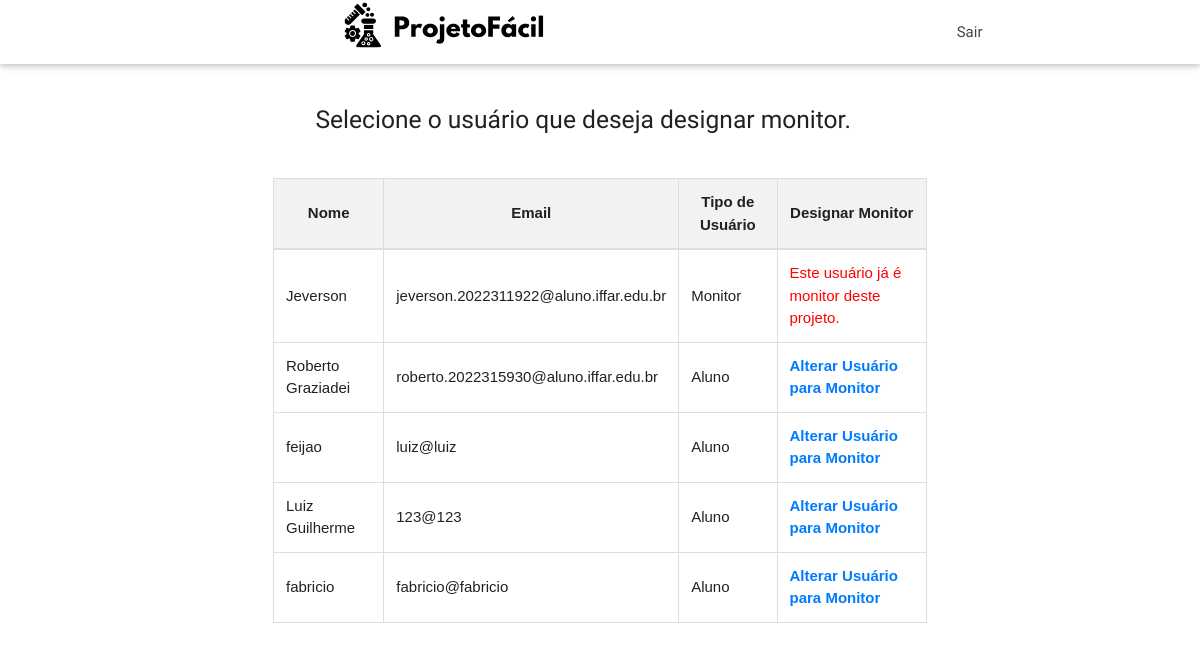
The app's page /Crud/crud_usuario/designar.php with its own data.
### tables this page shows
CREATE TABLE IF NOT EXISTS `usuario` (
  `id_usuario` int NOT NULL AUTO_INCREMENT,
  `nome` varchar(255) DEFAULT NULL,
  `email` varchar(255) DEFAULT NULL,
  `senha` varchar(255) DEFAULT NULL,
  `usuario_tipo` int NOT NULL,
  PRIMARY KEY (`id_usuario`)
);

### Crud/crud_usuario/designar.php (the view, shortened to what this page needs)
<!DOCTYPE html>
<html lang="pt-br">
<head>
    <link href="../../Style/css/materialize.min.css" type="text/css" rel="stylesheet" media="screen,projection" />
    <link href="../../Style/css/style.css" type="text/css" rel="stylesheet" media="screen,projection" />
</head>
<body>
    <div id="navbar" class="navbar-fixed scrollspy">
        <nav class="white">
            <div class="nav-wrapper container">
                <div class="container">
                    <a class="brand-logo"><img src="../../Style/images/logo.svg" style="height: 50px;"></a>
                </div>
                <ul class="right hide-on-med-and-down">
                    <li><a href="../../Login/professor/designar.php"  >Sair</a></li>
                </ul>
            </div>
        </nav>
    </div>
    <div class="container section scrollspy">
        <div class="section">
        <div class="col s9">
    <h5 style="margin-left: 113px;">Selecione o usuário que deseja designar monitor.</h2>
</div>
            </div>
            <div class="row">
            <?php
$conexao = conectar();
$sql = "SELECT * FROM `usuario` WHERE usuario_tipo = 3 OR usuario_tipo = 2";
$resultado = mysqli_query($conexao, $sql);
echo '<table border="1" style="border-collapse: collapse; width: 80%; margin: 20px auto; font-family: Arial, sans-serif; text-align: left;">
<tr style="background-color: #f2f2f2; border-bottom: 2px solid #ddd;">
    <th style="padding: 12px; border: 1px solid #ddd; text-align: center;">Nome</th>
    <th style="padding: 12px; border: 1px solid #ddd; text-align: center;">Email</th>
    <th style="padding: 12px; border: 1px solid #ddd; text-align: center;">Tipo de Usuário</th>
    <th style="padding: 12px; border: 1px solid #ddd; text-align: center;">Designar Monitor</th>
</tr>';
while ($dados = mysqli_fetch_assoc($resultado)) {
    echo '<tr style="border-bottom: 1px solid #ddd;">';
    echo '<td style="padding: 12px; border: 1px solid #ddd;">' . $dados['nome'] . '</td>';
    echo '<td style="padding: 12px; border: 1px solid #ddd;">' . $dados['email'] . '</td>';
    if ($dados['usuario_tipo'] == 3) {
        echo '<td style="padding: 12px; border: 1px solid #ddd;">Aluno</td>';
        echo '<td style="padding: 12px; border: 1px solid #ddd;">
                <a href="?id_usuario=' . $dados['id_usuario'] . '" class="alterar-link ">Alterar Usuário para Monitor</a>
              </td>';
    } elseif ($dados['usuario_tipo'] == 2) {
        echo '<td style="padding: 12px; border: 1px solid #ddd;">Monitor</td>';
        echo '<td style="padding: 12px; border: 1px solid #ddd; color: red;">Este usuário já é monitor deste projeto.</td>';
    }
    echo '</tr>';
}
echo '</table>';
?>
            </div>
        </div>
</body>
</html>

### Style/css/style.css (style rules this page uses)
nav ul a, nav .brand-logo { color: #444; }
nav { overflow: visible; }
nav li a { -webkit-transition: background .3s ease-in-out; -moz-transition: background .3s ease-in-out; transition: background .3s ease-in-out; }
h4, table { font-family: "Arimo", serif; font-optical-sizing: auto; font-style: normal; }

### Crud/crud_usuario/designar.php (style rules this page uses)
a.alterar-link { color: #007bff; text-decoration: none; font-weight: bold; }

### records on screen
usuario: nome "Jeverson", email "jeverson.2022311922@aluno.iffar.edu.br", usuario_tipo "Monitor"
usuario: nome "Roberto Graziadei", email "roberto.2022315930@aluno.iffar.edu.br"
usuario: nome "feijao", email "luiz@luiz"
usuario: nome "Luiz Guilherme", email "123@123"
usuario: nome "fabricio", email "fabricio@fabricio"
